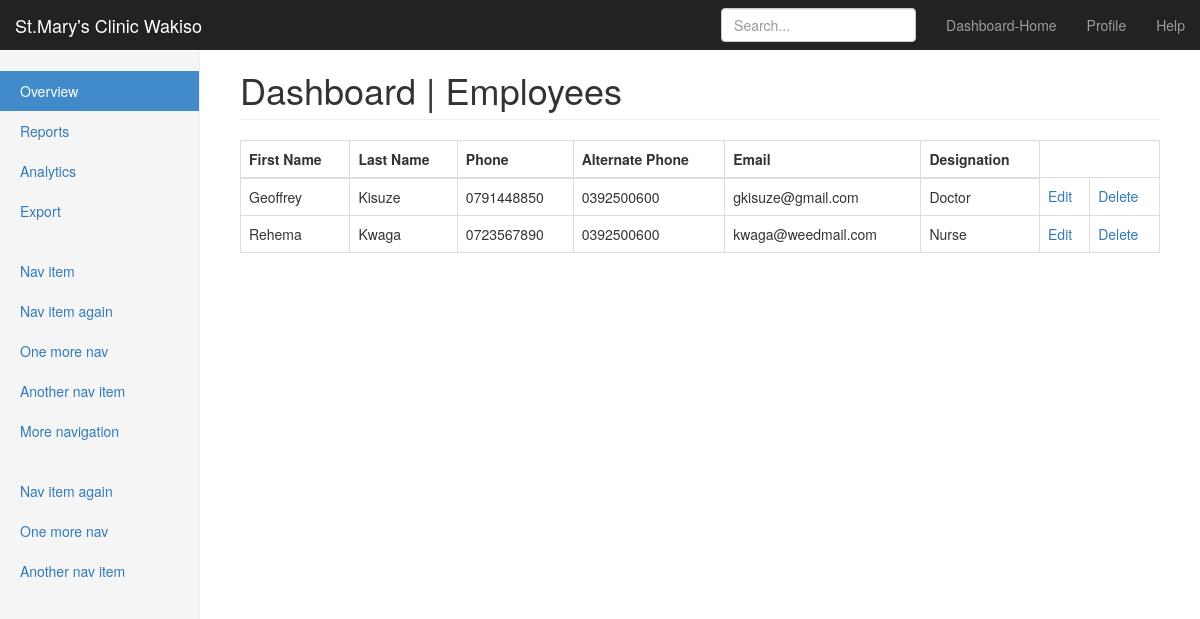
The app's page /clinic/employee/ with its own data.
### clinic/models.py (models this page shows, shortened)
class Employee(models.Model):
    first_name = models.CharField(max_length=30,verbose_name='First Name')
    last_name = models.CharField(max_length=30,verbose_name='Last Name')
    phone = models.CharField(max_length=30,verbose_name='Phone')
    alternate_phone = models.CharField(max_length=30,blank=True,verbose_name='Alternate Phone')
    email = models.EmailField(blank=True,verbose_name='Email')
    designation = models.CharField(max_length=50,choices=STAFF_DESIGNATION,verbose_name='Designation')
    class Meta:
        verbose_name_plural = 'Employees'
        ordering =['first_name']
    def _get_full_name(self):
        """ returns the person's full name """
        return u'%s  %s' % (self.first_name, self.last_name)
    full_name = property(_get_full_name)

### clinic/views.py (the view)
class EmployeeListView(ListView):
    model = Employee
    context_object_name = "employees"
    template_name = "clinic/employee_list.html"

### templates/clinic/employee_list.html
{%extends 'clinic/base.html'%}
        {%block title_heading%}
        Employees
        {%endblock%}
        {%block content%}
        {% if employees%}
        <table class="table table-bordered">
            <thead>
              <tr>
                  <th> First Name</th>
                  <th> Last Name</th>
                  <th> Phone</th>
                  <th> Alternate Phone</th>
                  <th> Email</th>
                  <th> Designation</th>
              </tr>
            </thead>
            <tbody>
            {%for member in employees%}
            <tr>
                <td>{{member.first_name}}</td>
                <td>{{member.last_name}}</td>
                <td>{{member.phone}}</td>
                <td>{{member.alternate_phone}}</td>
                <td>{{member.email}}</td>
                <td>{{member.designation}}</td>
                <td><a href="/clinic/employee/edit/{{member.id}}">Edit</a></td>
                <td><a href="/clinic/employee/delete/{{member.id}}">Delete</a></td>
            </tr>
            {%endfor%}
            </tbody>
        </table>
        {%else%}
        <p> No employees added to database yet!</p>
        {%endif%}
        {%endblock%}

### static/css/dashboard.css (style rules this page uses)
body { padding-top: 50px; }

### records on screen
Employee: first_name "Geoffrey", last_name "Kisuze", phone "0791448850", alternate_phone "0392500600", email "gkisuze@gmail.com", designation "Doctor"
Employee: first_name "Rehema", last_name "Kwaga", phone "0723567890", alternate_phone "0392500600", email "kwaga@weedmail.com", designation "Nurse"
